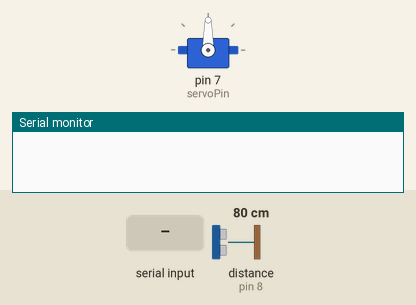
Simulated run of this sketch. Board: Arduino Uno, built with avr-gcc and run on an emulated ATmega328P. On the bench: servo, the last lines printed to the serial monitor. Wiring (inferred from the names in the program): ultrasonic range finder: trigger pin 9; echo pin 8. The inputs (shaded band) are chosen by the test bench; at power-on: distance to the obstacle (sensor on pin 8) 80 cm. The echo pulse lasts 58.3 µs per cm.

Above: at 1.2 s.
1.3 s: "R\n" received over Serial
At 2.27 s:
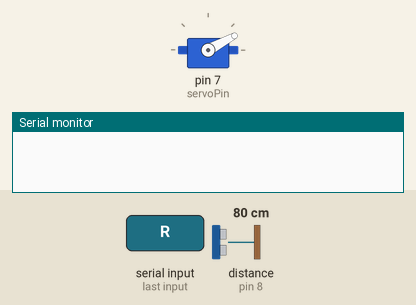
4.3 s: distance to the obstacle (sensor on pin 8) set to 2 cm
At 4.46 s:
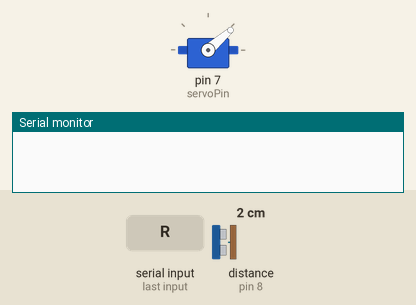
6.9 s: distance to the obstacle (sensor on pin 8) set to 4 cm
9.9 s: "P\n" received over Serial
At 10.61 s:
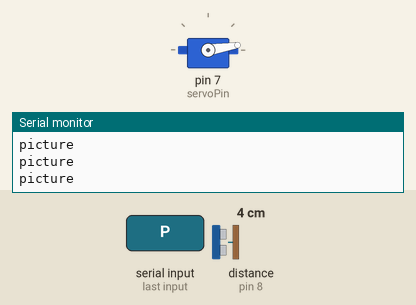
12.9 s: "W\n" received over Serial
Timing chart, 0 to 16.9 s (numbered marks = the images above; inputs shaded):
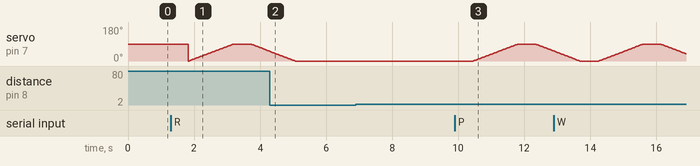

Measured:
- after the input at 9.9 s, servo on pin 7 (servoPin): rises from 0° to 90° in 1.4 s, then falls to 53° in 1.1 s

The sketch:

ai_waste_sorter_arduino.ino
```cpp
#include <Servo.h>


#include <arduino-timer.h>

//#include "string.h"


const int trig_1_Pin = 9;
const int echo_1_Pin = 8;

const int servoPin = 7;


float duration;
float distance_pic;

char S[15];
boolean valid = false;
Servo myservo;  // create servo object to control a servo


void setup() {

  pinMode(trig_1_Pin, OUTPUT);
  pinMode(echo_1_Pin, INPUT);

  myservo.attach(servoPin);  // attaches the servo on pin 7 to the servo object
//  bin_1_timer.every(5000,checkBin(1)); // Set up to trigger every x milliseconds
  Serial.begin(9600);
  while (!Serial) {
    ; // wait for serial port to connect.
  }


}


void loop() {

//  bin_1_timer.tick(); //run timer for bin_1
//  distance_pic = getDistance(trig_1_Pin,echo_1_Pin);

//  if (valid==false){
    checkForWasteDump();
    if(getDistance(trig_1_Pin,echo_1_Pin) < 10.0){
      Serial.println("picture");
//    while(true){/

//      if(valid==true){
//        valid = false;
//        break;
//      }
//    }

    }

//  }/

  delay(50);


}
//int checkBin(int binID){
//  float distance_bin;
//  float weight_bin;
//  if(binID==1){
//    distance_bin = getDistance(trig_2_Pin,echo_2_Pin);
//    weight_bin = scale_1_read();
//
//
////    char str1[15] = to_string(distance_bin);
////    Serial.println(FloatToString(String s1, distance_bin));
//  }
//  return 0;
//}
//float scale_1_read(){
//  scale_1.set_scale(calibration_factor); //Adjust to this calibration factor
//
////  if(Serial.available())
////  {
////    char temp = Serial.read();
////    if(temp == '+' || temp == 'a')
////      calibration_factor += 10;
////    else if(temp == '-' || temp == 'z')
////      calibration_factor -= 10;
////  }
//  float weight = scale_1.get_units();
//  return weight;
//}

float getDistance(const int trigPin,const int echoPin){

  float dur;
  float dist;
  digitalWrite(trigPin, LOW);
  delayMicroseconds(2);
  digitalWrite(trigPin, HIGH);
  delayMicroseconds(10);
  digitalWrite(trigPin, LOW);

  dur = pulseIn(echoPin, HIGH);
  dist = (dur*.0343)/2;

  return dist;
}


boolean checkForWasteDump(){
  char buffer[16];

  if (Serial.available() > 0) {
    int size = Serial.readBytesUntil('\n', buffer, 12);


  int endPos = 90;

  if (buffer[0] == 'R') {
    valid = true;

//    Serial.println("recycling");/
  }
  else if (buffer[0] == 'P') {
    valid = true;

//    Serial.println("paper");/
  }
  else if (buffer[0] == 'W') {
    valid = true;

//    Serial.println("waste");/
  }
  else if (buffer[0] == 'O') {
    valid = true;

//    Serial.println("other");/
  }

  if(valid==true){
    int pos = 0;    // variable to store the servo position


//    rotateBin();
    delay(500);
    for (pos = 0; pos <= endPos; pos += 1) { // goes from 0 degrees to 180 degrees
      // in steps of 1 degree
      myservo.write(pos);              // tell servo to go to position in variable 'pos'
      delay(15);                       // waits 15 ms for the servo to reach the position
    }
    delay(500);
    for (pos = endPos; pos >= 0; pos -= 1) { // goes from 180 degrees to 0 degrees
      myservo.write(pos);              // tell servo to go to position in variable 'pos'
      delay(15);                       // waits 15 ms for the servo to reach the position
    }


  }

  }

  return valid;
}
```
